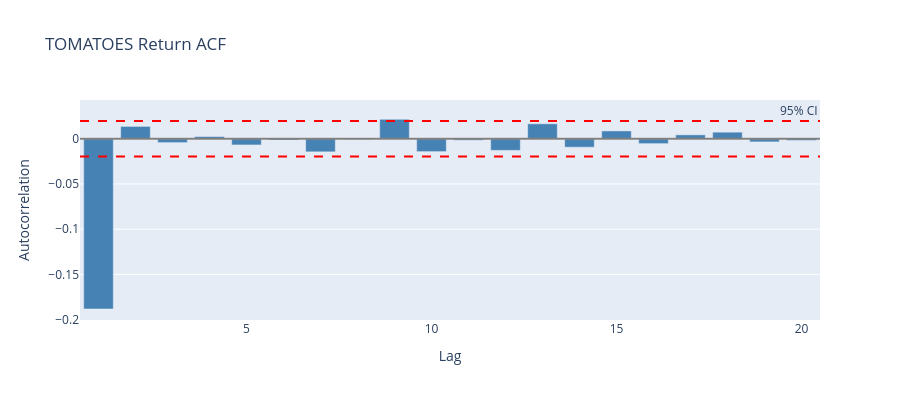

The cell this chart's notebook holds for it:
### Markdown cell above
## Step 5: Return Autocorrelation

### Code cell
wm = wall_mid_df.sort('timestamp')['wall_mid'].to_numpy()
acf, ci = return_autocorrelation(wm, max_lag=20)

fig = plot_autocorrelation(acf, ci, title=f'{PRODUCT} Return ACF')
fig.show()

# 解读
print(f'ACF(1) = {acf[0]:.4f}, 95% CI = +/-{ci:.4f}')
if abs(acf[0]) < ci:
    print('-> 不可预测，专注做市')
elif acf[0] < -ci:
    print('-> 短期均值回复，可以逆向交易')
else:
    print('-> 短期动量，taker 有 informed signal')

### Figure 1 — Plotly figure (JSON) as saved in the notebook; plotly's stock layout.template omitted (floating-point values rounded to 4 significant figures)
{"data": [{"marker": {"color": "steelblue"}, "name": "ACF", "type": "bar", "x": [1, 2, 3, 4, 5, 6, 7, 8, 9, 10, 11, 12, 13, 14, 15, 16, 17, 18, 19, 20], "y": [-0.1882, 0.01362, -0.004311, 0.002374, -0.006872, -0.001437, -0.01449, -0.0006849, 0.0215, -0.01425, -0.001624, -0.01287, 0.0165, -0.009376, 0.008628, -0.005439, 0.004313, 0.007254, -0.003505, -0.001878]}], "layout": {"annotations": [{"showarrow": false, "text": "95% CI", "x": 1, "xanchor": "right", "xref": "x domain", "y": 0.0196, "yanchor": "bottom", "yref": "y"}], "height": 400, "shapes": [{"line": {"color": "red", "dash": "dash"}, "type": "line", "x0": 0, "x1": 1, "xref": "x domain", "y0": 0.0196, "y1": 0.0196, "yref": "y"}, {"line": {"color": "red", "dash": "dash"}, "type": "line", "x0": 0, "x1": 1, "xref": "x domain", "y0": -0.0196, "y1": -0.0196, "yref": "y"}, {"line": {"color": "gray"}, "type": "line", "x0": 0, "x1": 1, "xref": "x domain", "y0": 0, "y1": 0, "yref": "y"}], "title": {"text": "TOMATOES Return ACF"}, "xaxis": {"title": {"text": "Lag"}}, "yaxis": {"title": {"text": "Autocorrelation"}}}}
